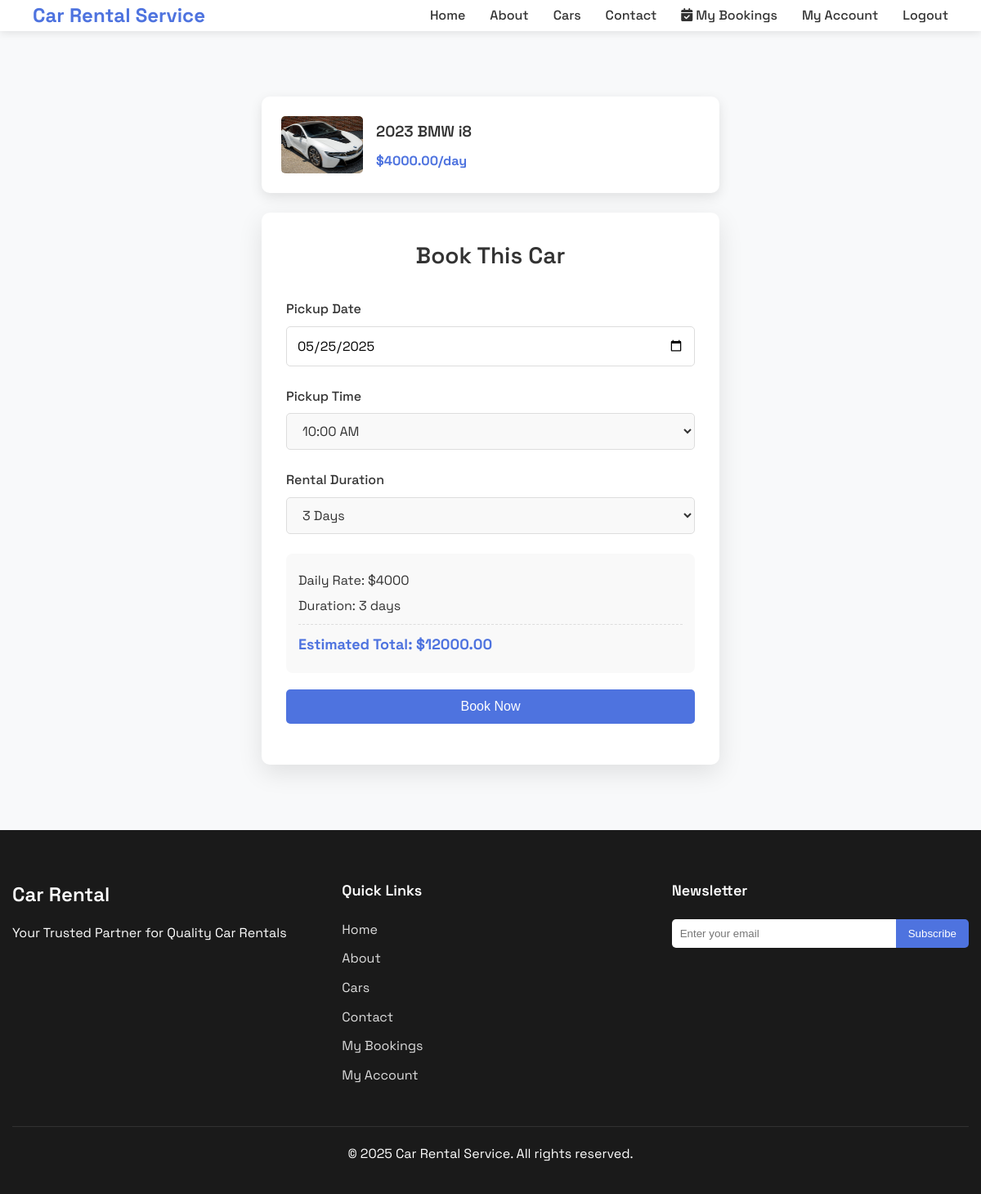
Screenshot of /cars/2/book/ (signed in) with the database file from the repository.
### rental/models.py (models this page shows, shortened)
class Car(models.Model):
    CATEGORY_CHOICES = (
        ('economy', 'Economy'),
        ('standard', 'Standard'),
        ('luxury', 'Luxury'),
        ('suv', 'SUV'),
    )
    make = models.CharField(max_length=50)
    model = models.CharField(max_length=50)
    year = models.IntegerField()
    category = models.CharField(max_length=20, choices=CATEGORY_CHOICES, default='standard')
    license_plate = models.CharField(max_length=15, unique=True)
    color = models.CharField(max_length=20)
    mileage = models.IntegerField()
    daily_rate = models.DecimalField(max_digits=10, decimal_places=2)
    is_available = models.BooleanField(default=True)
    image = models.ImageField(upload_to='car_images/')  # Kept for backward compatibility
    description = models.TextField()
    featured_on_homepage = models.BooleanField(default=False)
    created_at = models.DateTimeField(auto_now_add=True)

### rental/views.py (the view)
# urls.py: path('cars/<int:car_id>/book/', views.book_car, name='book_car'),
@login_required
def book_car(request, car_id):
    car = get_object_or_404(Car, id=car_id)
    if not car.is_available:
        messages.error(request, 'This car is not available for booking.')
        return redirect('car_detail', car_id=car.id)
    if request.method == 'POST':
        form = BookingForm(request.POST)
        if form.is_valid():
            booking = form.save(commit=False)
            booking.user = request.user
            booking.car = car
            booking.start_date = form.cleaned_data['start_date']
            booking.end_date = form.cleaned_data['end_date']
            overlapping_bookings = Booking.objects.filter(
                car=car,
                status__in=['pending', 'confirmed'],
                start_date__lt=booking.end_date,
                end_date__gt=booking.start_date
            ).exists()
            if overlapping_bookings:
                messages.error(request, 'This car is already booked for the selected dates.')
                return redirect('book_car', car_id=car.id)
            delta = booking.end_date - booking.start_date
            days = delta.days + 1  # Including the end day
            booking.total_cost = days * car.daily_rate
            booking.save()
            car.is_available = False
            car.save()
            messages.success(request, f'Your booking for {car.year} {car.make} {car.model} has been submitted!')
            return redirect('booking_detail', booking_id=booking.id)
    else:
        tomorrow = timezone.now().date() + timedelta(days=1)
        form = BookingForm(initial={
            'pickup_date': tomorrow,
            'pickup_time': '10:00',  # Default to 10:00 AM
            'rental_duration': 3,    # Default to 3 days
        })
    context = {
        'form': form,
        'car': car,
    }
    return render(request, 'rental/book_car.html', context)

### rental/forms.py (shortened to what this page needs)
class BookingForm(forms.ModelForm):
    DURATION_CHOICES = [
        (1, '1 Day'),
        (2, '2 Days'),
        (3, '3 Days'),
        (4, '4 Days'),
        (5, '5 Days'),
        (7, '1 Week'),
        (14, '2 Weeks'),
        (30, '1 Month'),
    ]
    PICKUP_TIME_CHOICES = [
        ('9:00', '9:00 AM'),
        ('10:00', '10:00 AM'),
        ('11:00', '11:00 AM'),
        ('12:00', '12:00 PM'),
        ('13:00', '1:00 PM'),
        ('14:00', '2:00 PM'),
        ('15:00', '3:00 PM'),
        ('16:00', '4:00 PM'),
        ('17:00', '5:00 PM'),
    ]
    pickup_date = forms.DateField(
        widget=forms.DateInput(attrs={'type': 'date'}),
        help_text="Select the pickup date"
    )
    pickup_time = forms.ChoiceField(
        choices=PICKUP_TIME_CHOICES,
        help_text="Select the pickup time"
    )
    rental_duration = forms.ChoiceField(
        choices=DURATION_CHOICES,
        help_text="Select rental duration"
    )
    class Meta:
        model = Booking
        fields = ['pickup_date', 'pickup_time', 'rental_duration']

### rental/templates/rental/book_car.html (shortened to what this page needs)
{% extends 'rental/base.html' %}
{% load static %}
{% block extra_css %}
  <link rel="stylesheet" href="{% static 'rental/css/login-style.css' %}" />
  <link rel="stylesheet" href="{% static 'rental/css/book-car.css' %}" />
{% endblock %}
{% block content %}
  <div class="booking-container login-container">
    <div class="car-summary">
      <img src="{{ car.image.url }}"
           alt="{{ car.make }} {{ car.model }}"
           width="400"
           height="300" />
      <div class="car-info">
        <h3>{{ car.year }} {{ car.make }} {{ car.model }}</h3>
        <span class="car-price">${{ car.daily_rate }}/day</span>
      </div>
    </div>
    <form method="post" class="login-form booking-form">
      <h2>Book This Car</h2>
      <div class="form-group {% if form.pickup_date.errors %}error{% endif %}">
        <label for="{{ form.pickup_date.id_for_label }}">Pickup Date</label>
        {{ form.pickup_date }}
      </div>
      <div class="form-group {% if form.pickup_time.errors %}error{% endif %}">
        <label for="{{ form.pickup_time.id_for_label }}">Pickup Time</label>
        <select name="{{ form.pickup_time.name }}"
                id="{{ form.pickup_time.id_for_label }}"
                class="form-control">
          {% for value, text in form.fields.pickup_time.choices %}
            <option value="{{ value }}"
                    {% if form.pickup_time.value == value %}selected{% endif %}>{{ text }}</option>
          {% endfor %}
        </select>
      </div>
      <div class="form-group {% if form.rental_duration.errors %}error{% endif %}">
        <label for="{{ form.rental_duration.id_for_label }}">Rental Duration</label>
        <select name="{{ form.rental_duration.name }}"
                id="{{ form.rental_duration.id_for_label }}"
                class="form-control">
          {% for value, text in form.fields.rental_duration.choices %}
            <option value="{{ value }}"
                    {% if form.rental_duration.value == value %}selected{% endif %}>{{ text }}</option>
          {% endfor %}
        </select>
      </div>
      <div class="pricing-estimate">
      </div>
      <button type="submit">Book Now</button>
    </form>
  </div>
{% endblock %}

### rental/static/rental/css/style.css (style rules this page uses)
:root { --primary-color: #4e73df; --secondary-color: #375bba; --accent-color: #ffc107; --text-color: #333; --light-text: #888; --dark-bg: #1a1a1a; --light-bg: #f8f9fa; --border-color: #e9ecef; --error-color: #dc3545; --success-color: #28a745; }
* { margin: 0; padding: 0; box-sizing: border-box; }
body { font-family: "Space Grotesk", sans-serif; font-size: 16px; line-height: 1.6; color: var(--text-color); background-color: var(--light-bg); }
h1, h2, h3, h4, h5, h6 { font-weight: 600; margin-bottom: 1rem; }
img { max-width: 100%; height: auto; }

### rental/static/rental/css/login-style.css (style rules this page uses)
.login-container { max-width: 500px; margin: 80px auto; padding: 0 20px; }
.login-form { background: white; box-shadow: 0 10px 30px rgba(0, 0, 0, 0.1); border-radius: 10px; padding: 30px; }
.login-form h2 { text-align: center; color: var(--text-color); margin-bottom: 30px; font-size: 28px; }
.form-group { margin-bottom: 20px; }
.form-group label { display: block; margin-bottom: 8px; font-weight: 500; color: var(--text-color); }
.form-group input, .form-group textarea, .form-group select { width: 100%; padding: 12px; border: 1px solid #ddd; border-radius: 5px; font-size: 16px; font-family: inherit; transition: border-color 0.3s ease; }
.login-form button { width: 100%; padding: 12px; background: var(--primary-color); color: white; border: none; border-radius: 5px; font-size: 16px; font-weight: 500; cursor: pointer; transition: background 0.3s ease; margin-bottom: 20px; }

### rental/static/rental/css/book-car.css (style rules this page uses)
.booking-container { max-width: 600px; }
.car-summary { background: white; padding: 1.5rem; border-radius: 10px; margin-bottom: 1.5rem; box-shadow: 0 5px 15px rgba(0, 0, 0, 0.1); display: flex; align-items: center; }
.car-summary img { width: 100px; height: 70px; object-fit: cover; border-radius: 5px; margin-right: 1rem; }
.car-info h3 { margin: 0 0 0.5rem 0; color: var(--dark); }
.car-price { font-weight: bold; color: var(--primary-color); }
.booking-form select { width: 100%; padding: 10px 15px; border: 1px solid #ddd; border-radius: 5px; background-color: #f9f9f9; font-size: 16px; color: #333; transition: border-color 0.3s ease; }
.booking-form .form-group { margin-bottom: 1.5rem; }
.pricing-estimate { background-color: #f9f9f9; padding: 15px; border-radius: 8px; margin-bottom: 20px; }

### rows the page displays
Car: image (picture), year "2023", make "BMW", model "i8", daily_rate "4000.00"

### other values shown
form field pickup_time "10:00 AM"
form field rental_duration "3 Days"
